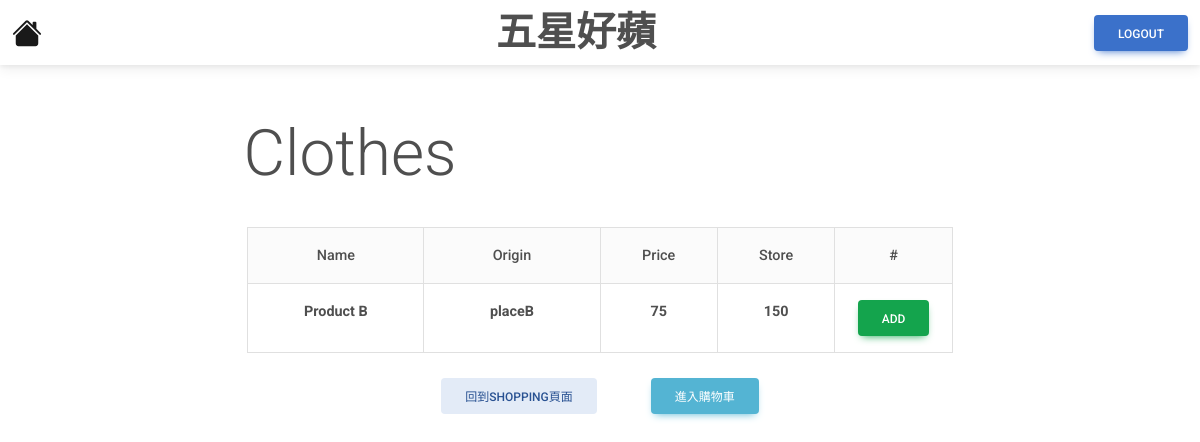
/product/clothes, run on an earlier commit of the app's database.
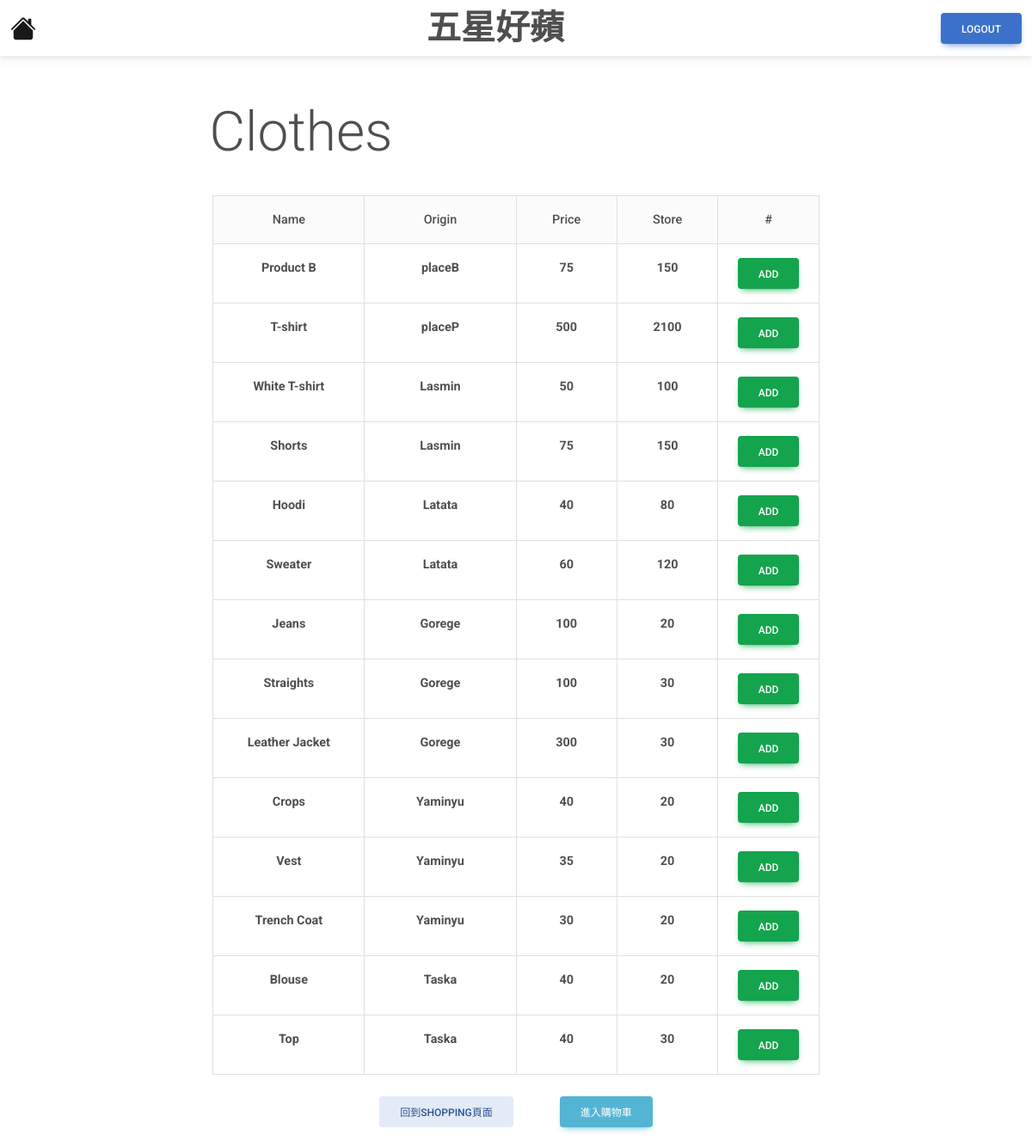
And on a later commit of the database.
### tables this page shows
CREATE TABLE Product
(
product_id      INTEGER           PRIMARY KEY  AUTOINCREMENT,
seller_email    VARCHAR(255)      NOT NULL,
product_name    VARCHAR(255)      NOT NULL,
type_id         INTEGER           NOT NULL,
store           INTEGER           NOT NULL,
price           INTEGER           NOT NULL,
origin          VARCHAR(255)      NOT NULL,
FOREIGN KEY(type_id) REFERENCES Type(type_id)
FOREIGN KEY(seller_email) REFERENCES User(email)
);

### category.py (the view)
@app.route('/product/clothes')
def clothes():
    con = sqlite3.connect("database.db")
    con.row_factory = sqlite3.Row
    cur = con.cursor()
    cur.execute("SELECT product_id, * FROM Product WHERE type_id = 2")
    rows = cur.fetchall()
    con.close()
    return render_template("Clothes.html",rows=rows)

### templates/Clothes.html (shortened to what this page needs)
<!DOCTYPE html>
<html lang="en">
<head>
    <link href="https://cdnjs.cloudflare.com/ajax/libs/font-awesome/6.0.0/css/all.min.css" rel="stylesheet"/>
    <link href="https://cdnjs.cloudflare.com/ajax/libs/mdb-ui-kit/6.4.0/mdb.min.css" rel="stylesheet"/>
</head>
<body>
    <nav class="navbar bg-body-tertiary">
        <div class="container-fluid">
            <a class="navbar-brand" href="{{url_for('home')}}">
            </a>
            <h1 style="margin: auto;"><strong>五星好蘋</strong></h1>
            <a href="{{url_for('logout')}}" class="btn btn-primary">Logout</a>
        </div>
    </nav>
    <br><br><h1 style="margin-right: 500px; text-align: center;"
            class="display-3">Clothes</h1><br>
    <table class="table table-bordered text-center" style="width: auto; margin: auto;">
        <thead class="bg-light">
            <tr>
                <th>Name</th>
                <th>Origin</th>
                <th>Price</th>
                <th>Store</th>
                <th>#</th>
            </tr>
        </thead>
        <tbody>
            {% for row in rows %}
            <tr>
                <td class="col-3"><strong>{{ row["product_name"] }} </strong></td>
                <td class="col-3"><strong>{{ row["origin"] }} </strong></td>
                <td class="col-2"><strong>{{ row["price"] }} </strong></td>
                <td class="col-2"><strong>{{ row["store"] }} </strong></td>
                <td class="col-2">
                    <form action="/add" method="POST">
                            <button type="submit" class="btn btn-success"> Add </button>
                    </form>
                </td>
            </tr>
            {% endfor %}
        </tbody>
    </table>
    <br><p style="text-align: center">
        <a href="{{url_for('product')}}" class="btn btn-secondary" style="margin-right: 50px">回到Shopping頁面</a>
        <a href="{{url_for('shoppingCart')}}" class="btn btn-info">進入購物車</a>
    </p>
</body>
</html>

What changed in the data, as far as the page shows it:
added Product: product_name "T-shirt", origin "placeP", price "500", store "2100"
added Product: product_name "White T-shirt", origin "Lasmin", price "50", store "100"
added Product: product_name "Shorts", origin "Lasmin", price "75", store "150"
added Product: product_name "Hoodi", origin "Latata", price "40", store "80"
added Product: product_name "Sweater", origin "Latata", price "60", store "120"
added Product: product_name "Jeans", origin "Gorege", price "100", store "20"
added Product: product_name "Straights", origin "Gorege", price "100", store "30"
added Product: product_name "Leather Jacket", origin "Gorege", price "300", store "30"
added Product: product_name "Crops", origin "Yaminyu", price "40", store "20"
added Product: product_name "Vest", origin "Yaminyu", price "35", store "20"
added Product: product_name "Trench Coat", origin "Yaminyu", price "30", store "20"
added Product: product_name "Blouse", origin "Taska", price "40", store "20"
added Product: product_name "Top", origin "Taska", price "40", store "30"
